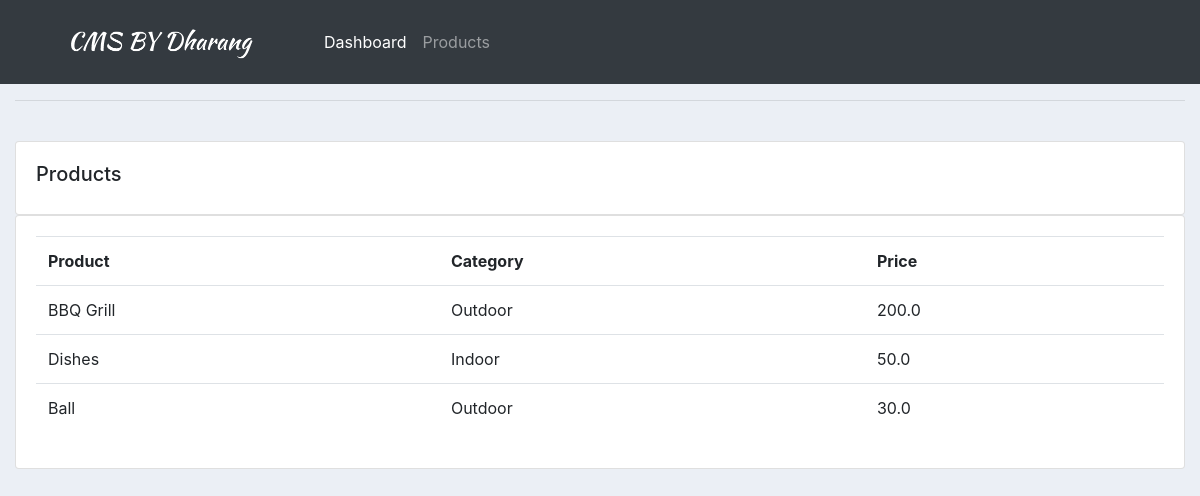
Screenshot of /products/ with the database file from the repository.
### accounts/models.py (models this page shows, shortened)
class Products(models.Model):
    CATAGORY = (
        ('Indoor','Indoor'),
        ('Outdoor','Outdoor'),
                )
    name = models.CharField(max_length=200,null=True)
    category = models.CharField(max_length=200,null=True,choices=CATAGORY)
    price = models.FloatField(null=True)
    description = models.CharField(max_length=200,null=True,blank=True)
    date_created = models.DateTimeField(auto_now_add=True)
    tags = models.ManyToManyField(Tag)

### accounts/views.py (the view)
# urls.py: path('products/', views.products, name='products' ),
def products(request):
    products = Products.objects.all()
    return render(request, 'accounts/products.html', {'products': products} )

### accounts/templates/accounts/products.html
{% extends 'accounts/main.html' %}
{% block content%}
<br>
		<div class="row">
			<div class="col-md">
				<div class="card card-body">
					<h5>Products</h5>
				</div>
				<div class="card card-body">
					<table class="table">
						<tr>
							<th>Product</th>
							<th>Category</th>
							<th>Price</th>
						</tr>
						{% for i in products %}
							<tr>
								<td>{{ i.name }}</td>
								<td>{{ i.category }}</td>
								<td>{{ i.price }}</td>
							</tr>
						{% endfor %}
					</table>
				</div>
			</div>
		</div>
{% endblock %}

### static/css/main.css (style rules this page uses)
body { background-color: #ebeff5; }

### rows the page displays
Products: name "BBQ Grill", category "Outdoor", price "200.0"
Products: name "Dishes", category "Indoor", price "50.0"
Products: name "Ball", category "Outdoor", price "30.0"
